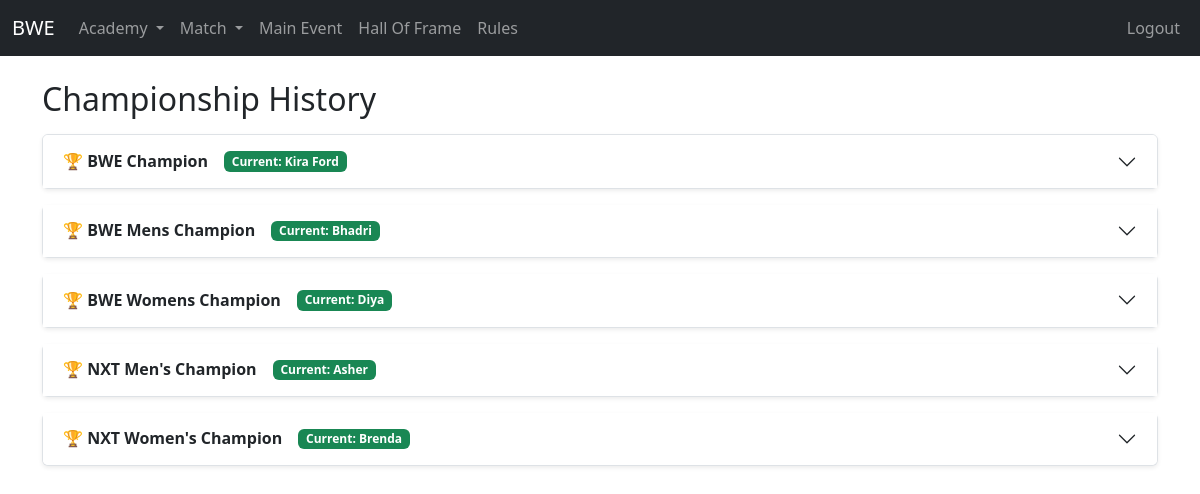
Screenshot of /academy/championship_history/ (signed in) with the database file from the repository.
### academy/models.py (models this page shows, shortened)
class Championship(models.Model):
    name = models.CharField(max_length=200)
    player = models.OneToOneField(Player, on_delete=models.CASCADE, null=True, blank=True)
    image_url = models.CharField(max_length=120, null=True, blank=True)
    hike = models.FloatField()
    updated_on = models.DateTimeField(auto_now=True)
    class Meta:
        ordering = ["name"]

class Player(models.Model):
    GENDER_CHOICES = [
        ('Male', 'Male'),
        ('Female', 'Female'),
    ]
    name = models.CharField(max_length=200, unique=True)
    gender = models.CharField(max_length=10, choices=GENDER_CHOICES)
    band = models.ForeignKey(Band, on_delete=models.CASCADE, related_name='player_band')
    wins = models.PositiveIntegerField(default=0)
    matchesplayed = models.PositiveIntegerField(default=0)
    winningpercentage = models.FloatField(default=0)
    networth = models.FloatField(default=0)
    image_url = models.CharField(max_length=120, null=True, blank=True)
    is_active = models.BooleanField(default=True)
    objects = ActivePlayerManager()
    all_objects = models.Manager()
    spouse = models.OneToOneField(
        'self',
        on_delete=models.SET_NULL,
        null=True,
        blank=True,
        related_name="partner"
    )

### academy/views.py (the view)
# urls.py: path('championship_history/', views.championship_history_list, name='championship-history'),
@login_required
def championship_history_list(request):
    championships = Championship.objects.prefetch_related("history__player")
    context = {
        'championships': championships
    }
    return render(request, 'academy/championship/championship_history.html', context)

### academy/models.py (called while the page is built)
    def __str__(self):
        return self.name

    @property
    def duration(self):
        end_time = self.ended_on or now()
        return end_time - self.started_on

### templates/academy/championship/championship_history.html (shortened to what this page needs)
{% extends 'base.html' %}
{% block content %}
<h2 class="mb-3">Championship History</h2>
<div class="accordion" id="championshipAccordion">
    {% for championship in championships %}
        <div class="accordion-item mb-3 shadow-sm rounded">
            <h2 class="accordion-header" id="heading{{ championship.id }}">
                <button class="accordion-button collapsed fw-bold" type="button"
                        data-bs-toggle="collapse"
                        data-bs-target="#collapse{{ championship.id }}"
                        aria-expanded="false"
                        aria-controls="collapse{{ championship.id }}">
                    <span class="me-2">🏆 {{ championship.name }}</span>
                    {% if championship.player %}
                        <span class="badge bg-success ms-2">
                            Current: {{ championship.player.name }}
                        </span>
                    {% else %}
                        <span class="badge bg-secondary ms-2">
                            Vacant
                        </span>
                    {% endif %}
                </button>
            </h2>
        </div>
    {% endfor %}
</div>
{% endblock %}

### rows the page displays
Championship: name "BWE Champion", player.name "Kira Ford"
Championship: name "BWE Mens Champion", player.name "Bhadri"
Championship: name "BWE Womens Champion", player.name "Diya"
Championship: name "NXT Men's Champion", player.name "Asher"
Championship: name "NXT Women's Champion", player.name "Brenda"
